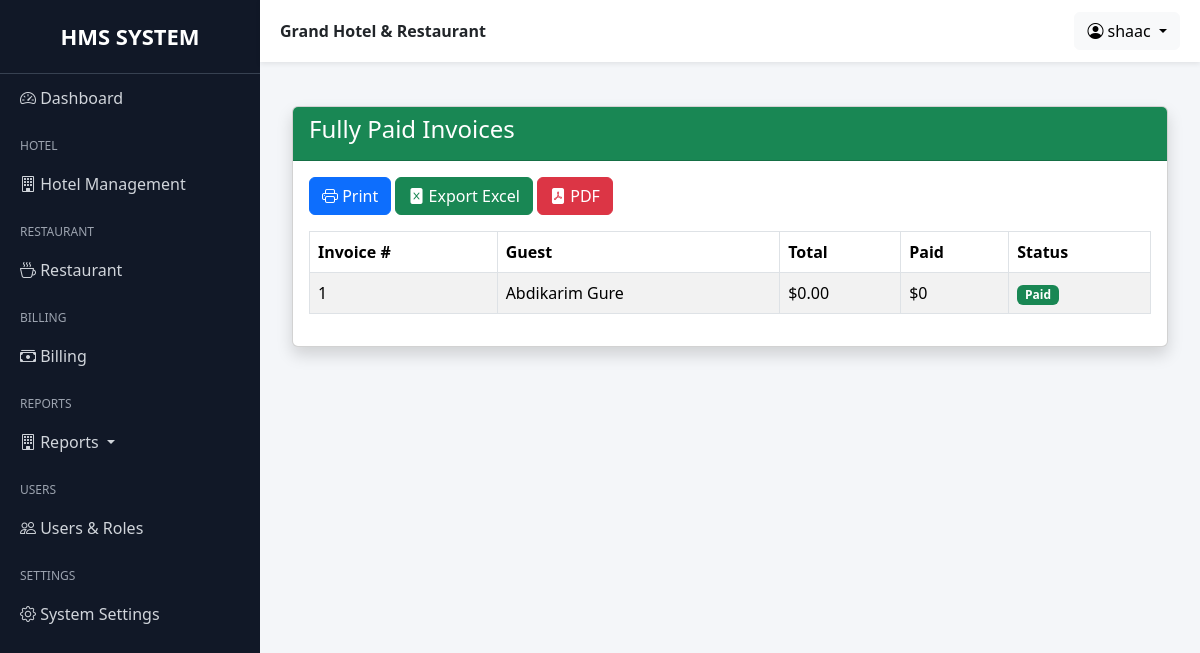
Page /grand/billing/reports/fully-paid/ (signed in) on the committed database.
### billing/models.py (models this page shows, shortened)
class Invoice(models.Model):
    booking = models.OneToOneField(Booking,on_delete=models.CASCADE,related_name="invoice")
    restaurant_total = models.DecimalField(max_digits=8,decimal_places=2,default=0)
    room_total = models.DecimalField(max_digits=8,decimal_places=2,default=0)
    service_total = models.DecimalField(max_digits=10, decimal_places=2,default=0)
    discount = models.DecimalField(max_digits=5,decimal_places=2,default=0)
    total = models.DecimalField(max_digits=10,decimal_places=2)
    created = models.DateTimeField(auto_now_add=True, blank=True, null=True)
    created_by = models.ForeignKey(
            User,
            on_delete=models.SET_NULL,
            null=True,
            blank=True
        )

### hotel/models.py (models this page shows, shortened)
class Booking(models.Model):
    BOOKING_STATUS = (
        ("reserved", "Reserved"),
        ("checked_in", "Checked In"),
        ("checked_out", "Checked Out"),
        ("cancelled", "Cancelled"),
    )
    guest = models.ForeignKey(Guest, on_delete=models.PROTECT)
    room = models.ForeignKey(Room, on_delete=models.PROTECT)
    check_in = models.DateField()
    check_out = models.DateField(blank=True, null=True)
    status = models.CharField(max_length=20, default="checked_in")
    with_ac = models.BooleanField(default=False)
    room_price = models.DecimalField(max_digits=8, decimal_places=2, blank=True, null=True)
    actual_check_in_at = models.DateTimeField(null=True, blank=True)
    actual_check_out_at = models.DateTimeField(null=True, blank=True)
    late_checkout_approved = models.BooleanField(default=False)
    late_checkout_charge = models.DecimalField(max_digits=8, decimal_places=2, default=Decimal("0.00"))
    created = models.DateTimeField(auto_now_add=True)
    created_by = models.ForeignKey(User, on_delete=models.SET_NULL, null=True, blank=True)
    updated = models.DateTimeField(auto_now=True)
    updated_by = models.ForeignKey(
        User, on_delete=models.SET_NULL, null=True, blank=True,
        related_name="booking_updated_by"
    )

class Guest(models.Model):
    first_name = models.CharField(max_length=100)
    last_name = models.CharField(max_length=100)
    phone = models.CharField(max_length=20)
    email = models.EmailField(blank=True, null=True)
    address = models.CharField(max_length=200, blank=True)
    created = models.DateTimeField(auto_now_add=True, blank=True, null=True)
    created_by = models.ForeignKey(User, on_delete=models.SET_NULL, null=True, blank=True)
    def __str__(self):
        return f"{self.first_name} {self.last_name}"

### billing/report_views.py (the view)
# urls.py: path("reports/fully-paid/",FullyPaidInvoicesReportView.as_view(),name="fully_paid_invoices"),
class FullyPaidInvoicesReportView(TemplateView):
    template_name = "reports/billing/fully_paid.html"
    def get_context_data(self, **kwargs):
        context = super().get_context_data(**kwargs)
        report = []
        invoices = Invoice.objects.all()
        for invoice in invoices:
            paid = Payment.objects.filter(
                invoice=invoice
            ).aggregate(
                total=Sum("amount")
            )["total"] or 0
            balance = invoice.total - paid
            if balance <= 0:
                report.append({
                    "invoice": invoice,
                    "paid": paid
                })
        context["report"] = report
        return context

### templates/reports/billing/fully_paid.html
{% extends "base.html" %}
{% block content %}
<div class="container mt-4">
    <div class="card shadow">
        <div class="card-header bg-success text-white">
            <h4>
                Fully Paid Invoices
            </h4>
        </div>
        <div class="card-body">
            <div class="mb-3">
                <a href="" class="btn btn-primary">
                    <i class="bi bi-printer"></i>
                    Print
                </a>
                <a href="" class="btn btn-success">
                    <i class="bi bi-file-excel-fill"></i>
                    Export Excel
                </a>
                <a href="" class="btn btn-danger">
                    <i class="bi bi-file-pdf-fill"></i>
                    PDF
                </a>
            </div>
            <table class="table table-bordered table-striped">
                <thead>
                    <tr>
                        <th>Invoice #</th>
                        <th>Guest</th>
                        <th>Total</th>
                        <th>Paid</th>
                        <th>Status</th>
                    </tr>
                </thead>
                <tbody>
                    {% for row in report %}
                    <tr>
                        <td>
                            {{ row.invoice.id }}
                        </td>
                        <td>
                            {{ row.invoice.booking.guest }}
                        </td>
                        <td>
                            ${{ row.invoice.total }}
                        </td>
                        <td>
                            ${{ row.paid }}
                        </td>
                        <td>
                            <span class="badge bg-success">
                                Paid
                            </span>
                        </td>
                    </tr>
                    {% empty %}
                    <tr>
                        <td colspan="5" class="text-center">
                            No fully paid invoices.
                        </td>
                    </tr>
                    {% endfor %}
                </tbody>
            </table>
        </div>
    </div>
</div>
{% endblock %}

### templates/base.html (shortened to what this page needs)
{% load static %}
<!DOCTYPE html>
<html lang="en">
<head>
    <link
        href="https://cdn.jsdelivr.net/npm/bootstrap@5.3.3/dist/css/bootstrap.min.css"
        rel="stylesheet">
    <link
        rel="stylesheet"
        href="https://cdn.jsdelivr.net/npm/bootstrap-icons@1.11.3/font/bootstrap-icons.min.css">
</head>
<body>
<div class="sidebar"
     id="sidebar">
    <div class="logo">
        HMS SYSTEM
    </div>
    <a href="">
        <i class="bi bi-speedometer2"></i>
        Dashboard
    </a>
    <div class="menu-title">
        Hotel
    </div>
    <a data-bs-toggle="collapse"
       href="#hotelMenu">
        <i class="bi bi-building"></i>
        Hotel Management
    </a>
    <div class="menu-title">
        Restaurant
    </div>
    <a data-bs-toggle="collapse"
       href="#restaurantMenu">
        <i class="bi bi-cup-hot"></i>
        Restaurant
    </a>
    <div class="menu-title">
        Billing
    </div>
    <a data-bs-toggle="collapse"
       href="#billingMenu">
        <i class="bi bi-cash-stack"></i>
        Billing
    </a>
    <div class="menu-title">Reports</div>
    <a class="dropdown-toggle" data-bs-toggle="collapse" href="#reportMenu">
        <i class="bi bi-building"></i>
        Reports
    </a>
    <div class="menu-title">
        Users
    </div>
    <a data-bs-toggle="collapse"
       href="#usersMenu">
        <i class="bi bi-people"></i>
        Users & Roles
    </a>
    <div class="menu-title">
        Settings
    </div>
    <a href="">
        <i class="bi bi-gear"></i>
        System Settings
    </a>
</div>
<div class="main-content">
    <div class="topbar d-flex justify-content-between align-items-center">
        <div>
            <strong>
                Grand Hotel & Restaurant
            </strong>
        </div>
        <div class="dropdown">
            <button class="btn btn-light dropdown-toggle"
                    data-bs-toggle="dropdown">
                <i class="bi bi-person-circle"></i>
                {{ request.user }}
            </button>
        </div>
    </div>
    <div class="page-content">
        {% block content %}
        {% endblock %}
    </div>
</div>
</body>
</html>

### templates/base.html (style rules this page uses)
body { overflow-x: hidden; background: #f4f6f9; }
.sidebar { width: 260px; min-height: 100vh; background: #111827; position: fixed; top: 0; left: 0; overflow-y: auto; overflow-x: hidden; scrollbar-width:thin; }
.sidebar .logo { padding: 20px; font-size: 22px; font-weight: bold; text-align: center; color: #fff; border-bottom: 1px solid #374151; }
.sidebar a { color: #d1d5db; text-decoration: none; display: block; padding: 12px 20px; transition: 0.3s; }
.sidebar .menu-title { color: #9ca3af; font-size: 12px; text-transform: uppercase; padding: 15px 20px 5px; }
.main-content { margin-left: 260px; min-height: 100vh; }
.topbar { background: white; padding: 12px 20px; box-shadow: 0 2px 5px rgba(0,0,0,0.08); position: sticky; top: 0; z-index: 1000; }
.page-content { padding: 20px; }

### rows in the picture
Invoice: invoice.id "1", invoice.booking.guest "Abdikarim Gure", invoice.total "0.00", paid "0"

### other values in the picture
{{ request.user }} "shaac"
